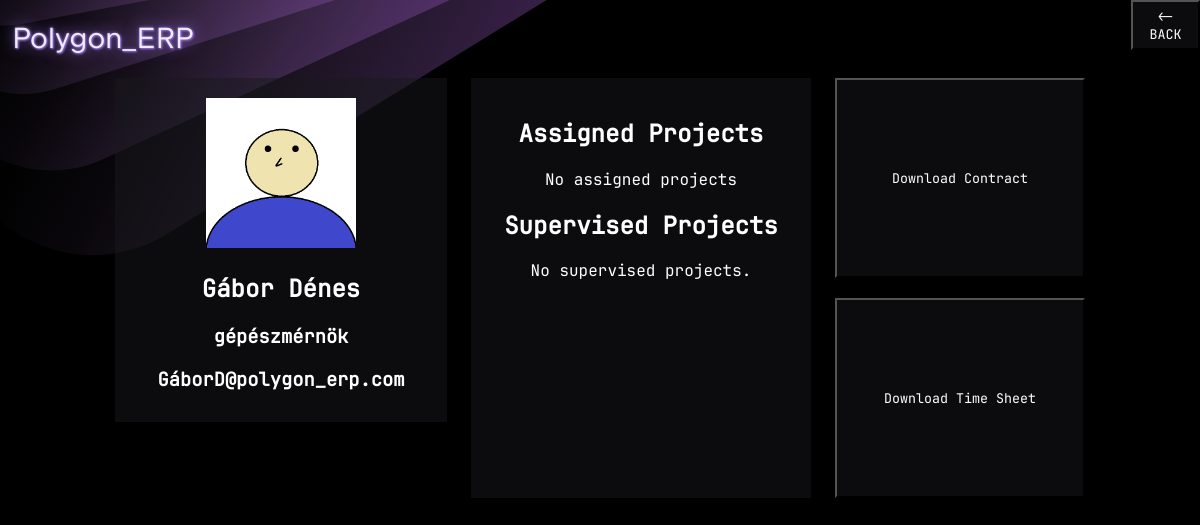
The app's page /dashboard/profile/2 (signed in) with its own data.
### polygonerp/models/user.py (models this page shows, shortened)
class User(db.Model):
    id = db.Column(db.Integer, primary_key=True)
    username = db.Column(db.String(80), unique=True, nullable=False)
    password_hash = db.Column(db.String(255), unique = True, nullable=False)
    name = db.Column(db.String(200), nullable=False)
    maiden_name = db.Column(db.String(200), nullable=False)
    mothers_name = db.Column(db.String(200), nullable=False)
    pob = db.Column(db.String(200), nullable=False)
    dob = db.Column(db.String(200), nullable=False)
    address = db.Column(db.String(200), nullable=False)
    tax_num = db.Column(db.String(10), unique=True ,nullable=False)
    taj_number = db.Column(db.String(9), unique=True, nullable=False)
    job_title = db.Column(db.String(200), nullable=False)
    base_pay = db.Column(db.Integer, nullable=False)
    email_address = db.Column(db.String(200), nullable=False)
    is_admin = db.Column(db.Boolean, nullable=False)
    first_login = db.Column(db.Boolean, default=True)

### polygonerp/controllers/dashboard_controller.py (the view)
    def profile_view(self, user_id):
        user = User.query.filter_by(id=user_id).first()
        assigned_projects = user.projects
        supervised_projects = Project.query.filter_by(supervisor_id=user.id).all()
        return render_template(
            'dashboard/profile.html',
            user=user,
            assigned_projects=assigned_projects,
            supervised_projects=supervised_projects
        )

### polygonerp/controllers/auth_controller.py (called while the page is built)
        def load_logged_in_user(self):
            user_id = session.get('user_id')
            g.user = User.query.filter_by(id=user_id).first() if user_id else None

### polygonerp/templates/dashboard/profile.html
{% extends 'base.html' %}
{% block content %}
  <div class="profile">
      <div class="profile-card">
        <img src="{{ url_for('static', filename='default_pic.png') }}" class="profile-picture">
        <h2>{{user.name}}</h2>
        <h3>{{user.job_title}}</h3>
        <h3>{{user.email_address}}</h3>
      </div>
    <div class="profile-proj">
        <h2>Assigned Projects</h2>
        {% if user.projects %}
            <ul>
                {% for project in user.projects %}
                    <li>{{ project.name }} ({{ project.start_date }} - {{ project.finish_date }})</li>
                {% endfor %}
            </ul>
        {% else %}
            <p>No assigned projects</p>
        {% endif %}
        <h2>Supervised Projects</h2>
        {% if supervised_projects %}
            <ul>
                {% for proj in supervised_projects %}
                    <li>{{ proj.name }} ({{ proj.start_date }} → {{ proj.finish_date }})</li>
                {% endfor %}
            </ul>
        {% else %}
            <p>No supervised projects.</p>
        {% endif %}
    </div>
        {% if g.user.id == user.id or g.user.is_admin %}
        <div class="profile_buttons">
            <button class="tile" onclick="location.href='{{ url_for('dashboard.download_contract', user_id=user.id)}}'">Download Contract</button>
            <button class="tile" onclick="location.href='{{ url_for('dashboard.download_log', user_id=user.id)}}'">Download Time Sheet</button>
        </div>
        {% endif %}
</div>
{% endblock %}

### polygonerp/static/style.css (style rules this page uses)
:root { font-family: "JetBrains Sans", Inter, system-ui, Avenir, Helvetica, Arial, sans-serif; font-weight: 300; color: rgba(255, 255, 255, 0.87); background-color: #000000; text-align: center; }
img { max-width: 100%; height: auto; }
.profile { display: flex; gap: 2%; flex-wrap: wrap; justify-content: center; }
.profile-card { font-family: "JetBrains Mono", Inter, system-ui, sans-serif; background-color: rgba(25, 25, 28, 0.5); color: rgba(255, 255, 255, 1); width: 18.75rem; height: 19rem; padding: 1.25rem 1rem; text-align: center; flex: none; }
.profile-proj { font-family: "JetBrains Mono", Inter, system-ui, sans-serif; background-color: rgba(25, 25, 28, 0.5); cursor: pointer; color: rgba(255, 255, 255, 1); width: 300px; padding: 20px; text-align: center; }
.profile-picture { width: 50%; height: auto; object-fit: cover; }
.tile { font-family: "JetBrains Mono", Inter, system-ui, sans-serif; background-color: rgba(25, 25, 28, 0.5); cursor: pointer; color: rgba(255, 255, 255, 1); height: 12.5rem; width: 15.625rem; }
.profile_buttons { display: flex; flex-direction: column; gap: 20px; align-items: center; }

### records on screen
User: name "Gábor Dénes", job_title "gépészmérnök", email_address "GáborD@polygon_erp.com"
